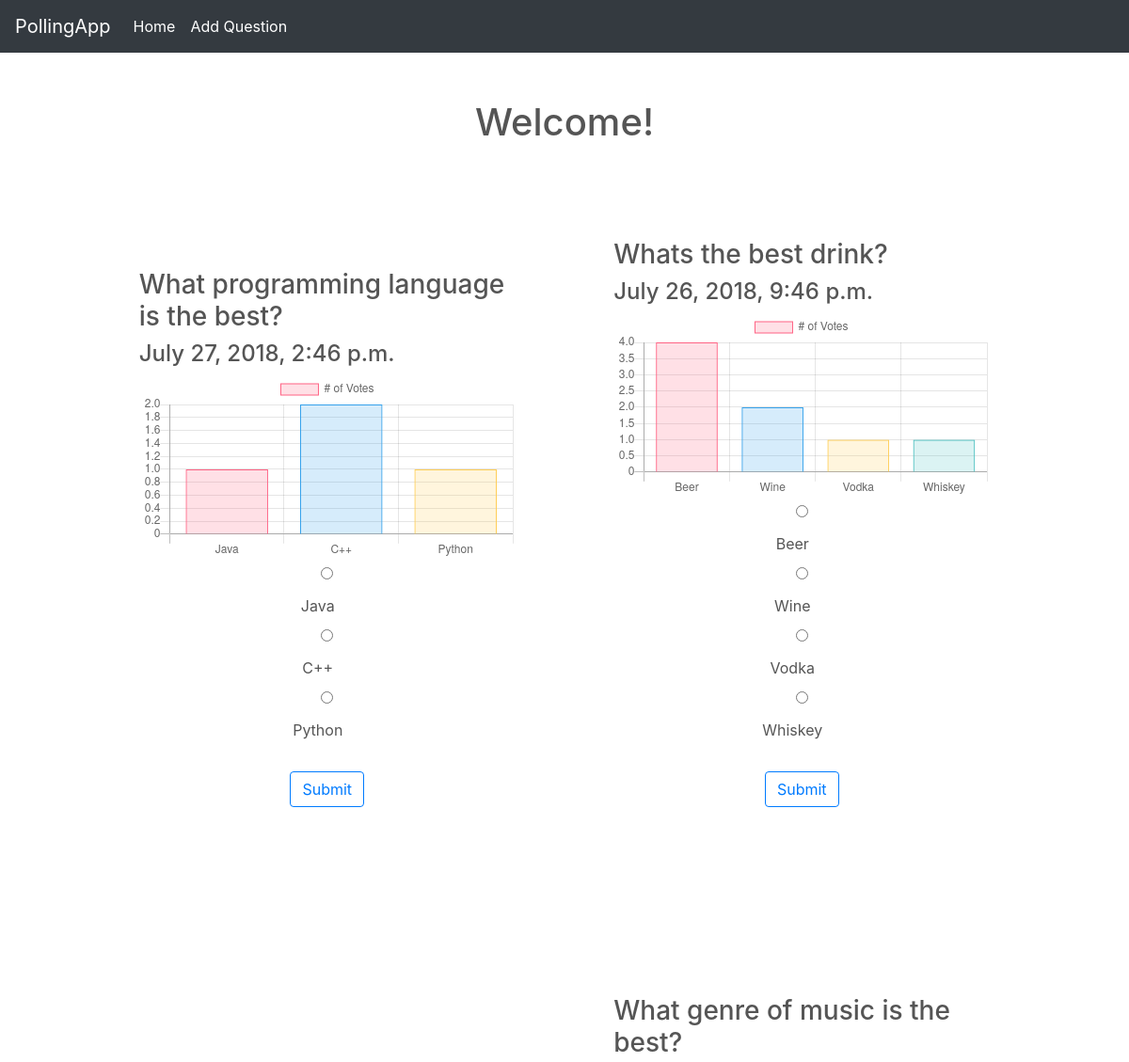
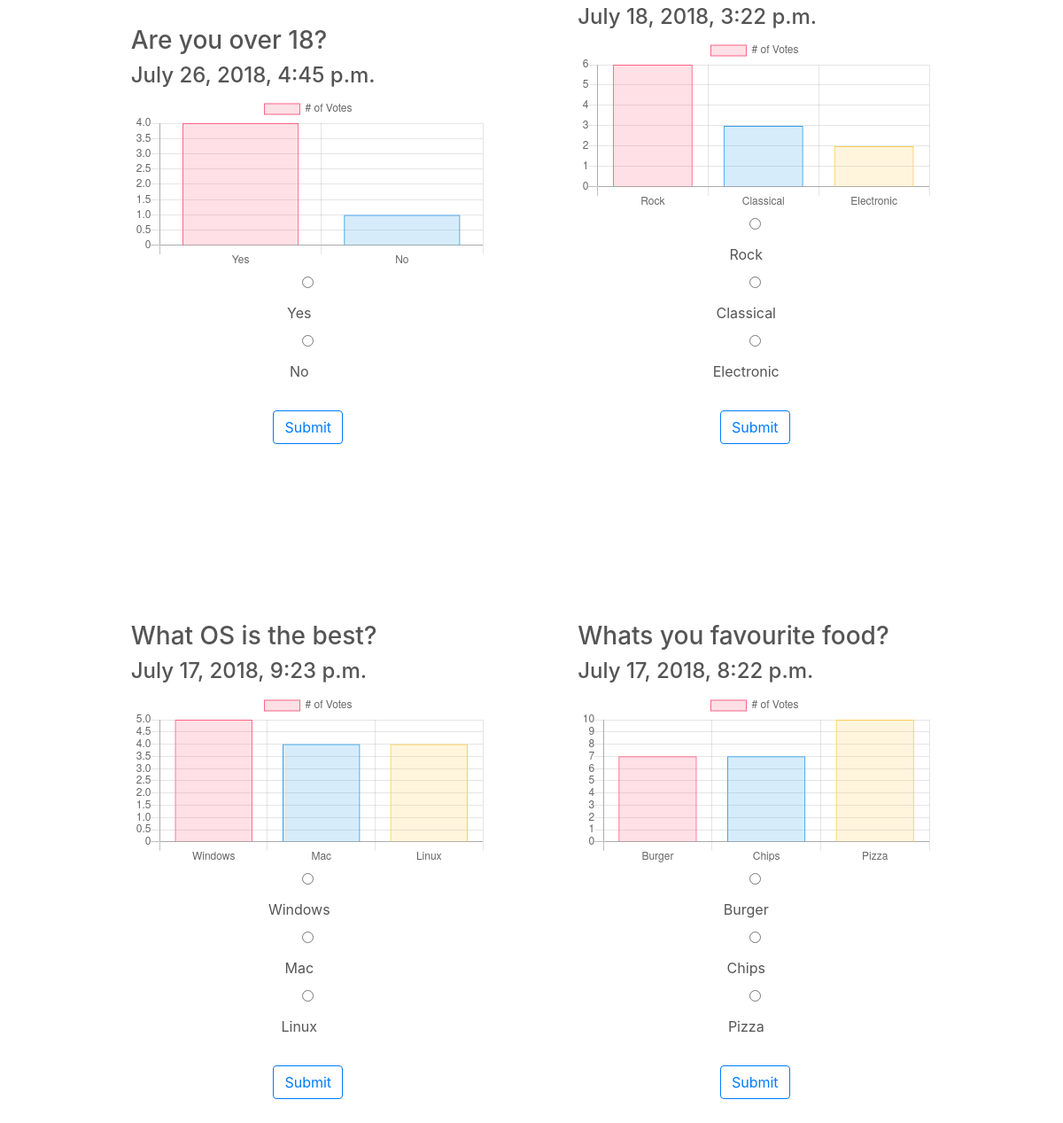
The page / on the database its author committed (2 pictures, top to bottom).
### polls/models.py (models this page shows)
class Question(models.Model):
    question_text = models.CharField(max_length=200)
    pub_date = models.DateTimeField('date published')

class Choice(models.Model):
    question = models.ForeignKey(Question, on_delete=models.CASCADE)
    choice_text = models.CharField(max_length=200)
    votes = models.IntegerField(default=0)

### polls/views.py (the view)
# urls.py: 2. Add a URL to urlpatterns:  path('', views.home, name='home')
def home(request):
    questions = []
    for question in Question.objects.all().order_by('-pub_date'):
        temp_question = {}
        temp_question['title'] = question.question_text
        temp_question['pub_date'] = question.pub_date
        temp_question['id'] = question.id
        choicelist = list(Choice.objects.filter(question_id=question.id))
        temp_question['choices'] = choicelist
        questions.append(temp_question)
    return render(request, 'polls/home.html', {'questions':questions})

### polls/templates/polls/home.html (shortened to what this page needs)
<!doctype html>
<html>
  <head>
    <link rel="stylesheet" href="https://stackpath.bootstrapcdn.com/bootstrap/4.1.2/css/bootstrap.min.css">
    <link rel="stylesheet" href=" https://cdn.jsdelivr.net/npm/pretty-checkbox@3.0/dist/pretty-checkbox.min.css">
    {% load static %}
    <link rel="stylesheet" type="text/css" href="{% static "polls/style.css" %}">
  </head>
  <body>
    <nav class="navbar navbar-expand-lg navbar-dark bg-dark">
      <a class="navbar-brand" href="{% url 'home' %}">PollingApp</a>
      <div class="collapse navbar-collapse" id="navbarNav">
        <ul class="navbar-nav">
          <li class="nav-item active">
            <a class="nav-link"href="{% url 'home' %}">Home<span class="sr-only">(current)</span></a>
          </li>
          <li class="nav-item active">
            <a class="nav-link" href="{% url 'addQuestion' %}">Add Question<span class="sr-only">(current)</span></a>
          </li>
      </div>
    </nav>
    <div class="container">
      <h1>Welcome!</h1>
      {% for question in questions %}
        <div class="question">
          <h3>{{question.title}}</h3>
          <h4>{{question.pub_date}}</h4>
          <canvas id="chart-{{question.id}}" width="400" height="200"></canvas>
          <form action="" method="post" id="{{question.id}}" class="form">
              <div class="options">
              {% for choice in question.choices %}
                  <div class="pretty p-default p-round">
                    <input type="radio" name="{{question.id}}" value="{{choice.choice_text}}">
                    <div class="state p-primary-o">
                      <label>{{choice.choice_text}}</label>
                    </div>
                  </div>
              {% endfor %}
              </div>
              <br />
              <input type="submit" class="btn btn-outline-primary submit">
          </form>
        </div>
      {% endfor %}
    </div>
    {% load static %}
    {% load static %}
    <script type="text/javascript">
      var questions = []
      {% for question in questions %}
        choices = [];
        {% for choice in question.choices %}
          choices.push({text: "{{choice.choice_text}}", votes: {{choice.votes}} })
        {% endfor %}
        questions.push( {title: "{{question.title}}", id: {{question.id}}, choices: choices} );
      {% endfor %}
      CHARTS.init(questions);
      CHARTS.render();
    </script>
  </body>
</html>

### polls/static/polls/style.css (style rules this page uses)
body { color: #555; }
h1 { margin: 50px auto; }
.question { display: inline-block; max-width: 500px; margin:auto; margin-bottom: 100px; padding:50px; }
.question h3, .question h4 { text-align: left; }
.container { text-align: center; margin: auto; }
.container canvas { margin: auto; }
.question form label { margin-top: 10px; margin-right: 20px; }

### rows shown on the page
Question: title "What programming language is the best?", pub_date "July 27, 2018, 2:46 p.m."
Choice: choice_text "Java"
Choice: choice_text "C++"
Choice: choice_text "Python"
Question: title "Whats the best drink?", pub_date "July 26, 2018, 9:46 p.m."
Choice: choice_text "Beer"
Choice: choice_text "Wine"
Choice: choice_text "Vodka"
Choice: choice_text "Whiskey"
Question: title "Are you over 18?", pub_date "July 26, 2018, 4:45 p.m."
Choice: choice_text "Yes"
Choice: choice_text "No"
Question: title "What genre of music is the best?", pub_date "July 18, 2018, 3:22 p.m."
Choice: choice_text "Rock"
Choice: choice_text "Classical"
Choice: choice_text "Electronic"
Question: title "What OS is the best?", pub_date "July 17, 2018, 9:23 p.m."
Choice: choice_text "Windows"
Choice: choice_text "Mac"
Choice: choice_text "Linux"
Question: title "Whats you favourite food?", pub_date "July 17, 2018, 8:22 p.m."
Choice: choice_text "Burger"
Choice: choice_text "Chips"
Choice: choice_text "Pizza"

### other values the page prints
chart data {{ choice.choice_text }} Java, C++, Python, Beer, Wine, Vodka, Whiskey, Yes, No, Rock, Classical, Electronic, Windows, Mac, Linux, Burger, Chips, Pizza
chart data {{ choice.votes }} 1, 2, 1, 4, 2, 1, 1, 4, 1, 6, 3, 2, 5, 4, 4, 7, 7, 10
